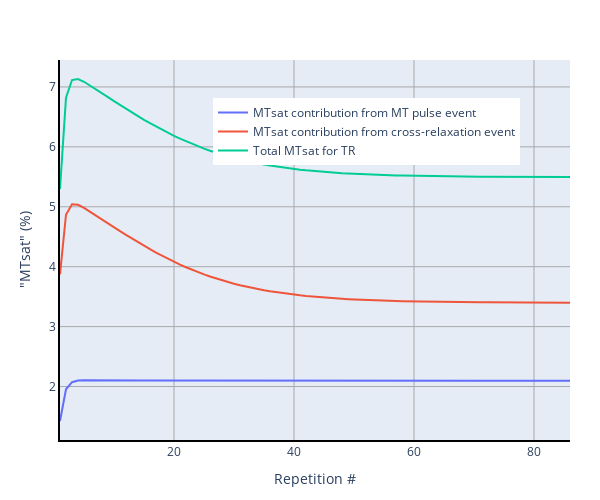

The notebook cell this image was saved under:
### Code cell
#| label: mtsatFigB3jn

# Prepare Python environment

import scipy.io as sio
import numpy as np
from pathlib import Path

from contextlib import contextmanager
import sys, os
from pathlib import Path

@contextmanager
def suppress_stdout():
    with open(os.devnull, "w") as devnull:
        old_stdout = sys.stdout
        sys.stdout = devnull
        try:  
            yield
        finally:
            sys.stdout = old_stdout

import os
from pathlib import Path

def find_myst_yml_directories(start_dir=None):
    """
    Recursively search for directories containing myst.yml file.
    
    Args:
        start_dir (str or Path): Starting directory (defaults to current directory)
    
    Returns:
        list: List of full paths to directories containing myst.yml
    """
    if start_dir is None:
        start_dir = Path.cwd()
    else:
        start_dir = Path(start_dir)
    
    myst_dirs = []
    
    def _search_directory(current_dir):
        # Check if myst.yml exists in current directory
        myst_file = current_dir / "myst.yml"
        if myst_file.exists():
            myst_dirs.append(str(current_dir.resolve()))
            # Don't search subdirectories if we found myst.yml here
            return
        
        # Recursively search all subdirectories
        for item in current_dir.iterdir():
            if item.is_dir():
                try:
                    _search_directory(item)
                except (PermissionError, OSError):
                    # Skip directories we can't access
                    continue
    
    _search_directory(start_dir)
    return myst_dirs

def find_myst_yml_directories_upwards(start_dir=None):
    """
    Search for myst.yml in current directory, if not found go to parent and repeat.
    
    Args:
        start_dir (str or Path): Starting directory (defaults to current directory)
    
    Returns:
        str or None: Full path of directory containing myst.yml, or None if not found
    """
    if start_dir is None:
        current_dir = Path.cwd()
    else:
        current_dir = Path(start_dir)
    
    # Keep going up until we reach the filesystem root
    while current_dir != current_dir.parent:  # Stop at root
        myst_file = current_dir / "myst.yml"
        if myst_file.exists():
            return str(current_dir.resolve())
        
        # Move to parent directory
        current_dir = current_dir.parent
    
    return None

with suppress_stdout():
    repo_path = Path(find_myst_yml_directories_upwards())
    print(repo_path)
    data_req_path = repo_path / "binder" / "data_requirement.json"
    data_path = repo_path / "data"
    dataset_path = data_path / "qmrlab-mooc"
    
data_dir = dataset_path / "06-MT-03-MTsat" / "06-MT-03-MTsat" 
data_file = "sim2.mat"

#Load either archived or generated plot variables
mat_contents = sio.loadmat(data_dir / data_file)

Mz_after = mat_contents["Mz_after"][0]
delta_Mz_T1relax = mat_contents["delta_Mz_T1relax"][0]
Mz_before = mat_contents["Mz_before"][0]
M0_remainingTR_free =  mat_contents["M0_remainingTR_free"][0]
delta_Mz_T1relax_remaining =  mat_contents["delta_Mz_T1relax_remaining"][0]

x=np.arange(1,len(Mz_before)+1)
y1 = (1-(Mz_after-delta_Mz_T1relax)/Mz_before)*100
y2=(1-(M0_remainingTR_free-delta_Mz_T1relax_remaining)/Mz_before)*100
y3=(1-(Mz_after-delta_Mz_T1relax)/Mz_before)*100+(1-(M0_remainingTR_free-delta_Mz_T1relax_remaining)/Mz_before)*100

# Plot Figure 1

# Module imports

import matplotlib.pyplot as plt
import plotly as py
import plotly.graph_objs as go
import numpy as np
from plotly import __version__
from plotly.subplots import make_subplots

from plotly.offline import download_plotlyjs, init_notebook_mode, plot, iplot
config={'showLink': False, 'displayModeBar': False}

init_notebook_mode(connected=True)

# PYTHON CODE

init_notebook_mode(connected=True)
# The polling here is to ensure that plotly.js has already been loaded before
# setting display alignment in order to avoid a race condition.

## Setup for plots
fig = make_subplots(rows=1, cols=1, horizontal_spacing = 0.1)

fig.add_trace(
        go.Scatter(
        x=x,
        y=y1,
        hoverinfo = 'y',
        visible=True,
        name='MTsat contribution from MT pulse event'
        )
    )

fig.add_trace(
        go.Scatter(
        x=x,
        y=y2,
        hoverinfo = 'y',
        visible=True,
        name='MTsat contribution from cross-relaxation event'
        )
    )

fig.add_trace(
        go.Scatter(
        x=x,
        y=y3,
        hoverinfo = 'y',
        visible=True,
        name='Total MTsat for TR'
        )
    )

layout = go.Layout(
    width=600,
    height=500,
    margin=go.layout.Margin(
        l=60,
        r=30,
        b=60,
        t=60,
    ),
    legend={
        "x": 0.3,
        "y": 0.9,
        "xref": "paper",
        "yref": "paper",
    },
    xaxis=dict(
        showgrid=True,
        gridcolor='rgb(169,169,169)',
        linecolor='black',
        linewidth=2,
        title='Repetition #'
    ),
    yaxis=dict(
        showgrid=True,
        gridcolor='rgb(169,169,169)',
        linecolor='black',
        linewidth=2,
        title="\"MTsat\" (%)"
    ),
)

fig.update_layout(layout)

iplot(fig, filename = 'fig4.html', config = config)

### Figure 1 — Plotly figure (JSON) as saved in the notebook; plotly's stock layout.template omitted (floating-point values rounded to 4 significant figures)
{"data": [{"hoverinfo": "y", "name": "MTsat contribution from MT pulse event", "type": "scatter", "visible": true, "x": [1, 2, 3, 4, 5, 6, 7, 8, 9, 10, 11, 12, 13, 14, 15, 16, 17, 18, 19, 20, 21, 22, 23, 24, 25, 26, 27, 28, 29, 30, 31, 32, 33, 34, 35, 36, 37, 38, 39, 40, 41, 42, 43, 44, 45, 46, 47, 48, 49, 50, 51, 52, 53, 54, 55, 56, 57, 58, 59, 60, 61, 62, 63, 64, 65, 66, 67, 68, 69, 70, 71, 72, 73, 74, 75, 76, 77, 78, 79, 80, 81, 82, 83, 84, 85, 86], "y": [1.425, 1.954, 2.073, 2.099, 2.105, 2.106, 2.106, 2.106, 2.105, 2.105, 2.104, 2.104, 2.104, 2.103, 2.103, 2.102, 2.102, 2.102, 2.101, 2.101, 2.101, 2.1, 2.1, 2.1, 2.099, 2.099, 2.099, 2.099, 2.099, 2.098, 2.098, 2.098, 2.098, 2.098, 2.098, 2.098, 2.098, 2.097, 2.097, 2.097, 2.097, 2.097, 2.097, 2.097, 2.097, 2.097, 2.097, 2.097, 2.097, 2.097, 2.097, 2.097, 2.097, 2.097, 2.097, 2.097, 2.096, 2.096, 2.096, 2.096, 2.096, 2.096, 2.096, 2.096, 2.096, 2.096, 2.096, 2.096, 2.096, 2.096, 2.096, 2.096, 2.096, 2.096, 2.096, 2.096, 2.096, 2.096, 2.096, 2.096, 2.096, 2.096, 2.096, 2.096, 2.096, 2.096]}, {"hoverinfo": "y", "name": "MTsat contribution from cross-relaxation event", "type": "scatter", "visible": true, "x": [1, 2, 3, 4, 5, 6, 7, 8, 9, 10, 11, 12, 13, 14, 15, 16, 17, 18, 19, 20, 21, 22, 23, 24, 25, 26, 27, 28, 29, 30, 31, 32, 33, 34, 35, 36, 37, 38, 39, 40, 41, 42, 43, 44, 45, 46, 47, 48, 49, 50, 51, 52, 53, 54, 55, 56, 57, 58, 59, 60, 61, 62, 63, 64, 65, 66, 67, 68, 69, 70, 71, 72, 73, 74, 75, 76, 77, 78, 79, 80, 81, 82, 83, 84, 85, 86], "y": [3.873, 4.867, 5.042, 5.033, 4.981, 4.919, 4.855, 4.789, 4.724, 4.659, 4.595, 4.532, 4.469, 4.409, 4.349, 4.292, 4.236, 4.183, 4.131, 4.082, 4.036, 3.991, 3.949, 3.909, 3.872, 3.836, 3.803, 3.772, 3.743, 3.716, 3.691, 3.667, 3.646, 3.626, 3.607, 3.59, 3.574, 3.559, 3.546, 3.533, 3.522, 3.511, 3.502, 3.493, 3.485, 3.477, 3.471, 3.464, 3.459, 3.453, 3.448, 3.444, 3.44, 3.436, 3.433, 3.43, 3.427, 3.425, 3.422, 3.42, 3.418, 3.416, 3.415, 3.413, 3.412, 3.411, 3.41, 3.409, 3.408, 3.407, 3.406, 3.405, 3.405, 3.404, 3.404, 3.403, 3.403, 3.402, 3.402, 3.401, 3.401, 3.401, 3.401, 3.4, 3.4, 3.4]}, {"hoverinfo": "y", "name": "Total MTsat for TR", "type": "scatter", "visible": true, "x": [1, 2, 3, 4, 5, 6, 7, 8, 9, 10, 11, 12, 13, 14, 15, 16, 17, 18, 19, 20, 21, 22, 23, 24, 25, 26, 27, 28, 29, 30, 31, 32, 33, 34, 35, 36, 37, 38, 39, 40, 41, 42, 43, 44, 45, 46, 47, 48, 49, 50, 51, 52, 53, 54, 55, 56, 57, 58, 59, 60, 61, 62, 63, 64, 65, 66, 67, 68, 69, 70, 71, 72, 73, 74, 75, 76, 77, 78, 79, 80, 81, 82, 83, 84, 85, 86], "y": [5.298, 6.822, 7.115, 7.132, 7.086, 7.025, 6.961, 6.895, 6.829, 6.764, 6.699, 6.635, 6.573, 6.512, 6.452, 6.394, 6.338, 6.284, 6.233, 6.183, 6.136, 6.091, 6.049, 6.009, 5.971, 5.935, 5.902, 5.871, 5.842, 5.814, 5.789, 5.766, 5.744, 5.723, 5.705, 5.687, 5.671, 5.657, 5.643, 5.631, 5.619, 5.608, 5.599, 5.59, 5.582, 5.574, 5.567, 5.561, 5.555, 5.55, 5.545, 5.541, 5.537, 5.533, 5.53, 5.527, 5.524, 5.521, 5.519, 5.517, 5.515, 5.513, 5.511, 5.51, 5.508, 5.507, 5.506, 5.505, 5.504, 5.503, 5.502, 5.502, 5.501, 5.5, 5.5, 5.499, 5.499, 5.498, 5.498, 5.498, 5.497, 5.497, 5.497, 5.497, 5.496, 5.496]}], "layout": {"height": 500, "legend": {"x": 0.3, "xref": "paper", "y": 0.9, "yref": "paper"}, "margin": {"b": 60, "l": 60, "r": 30, "t": 60}, "width": 600, "xaxis": {"anchor": "y", "domain": [0, 1], "gridcolor": "rgb(169,169,169)", "linecolor": "black", "linewidth": 2, "showgrid": true, "title": {"text": "Repetition #"}}, "yaxis": {"anchor": "x", "domain": [0, 1], "gridcolor": "rgb(169,169,169)", "linecolor": "black", "linewidth": 2, "showgrid": true, "title": {"text": "\"MTsat\" (%)"}}}}
